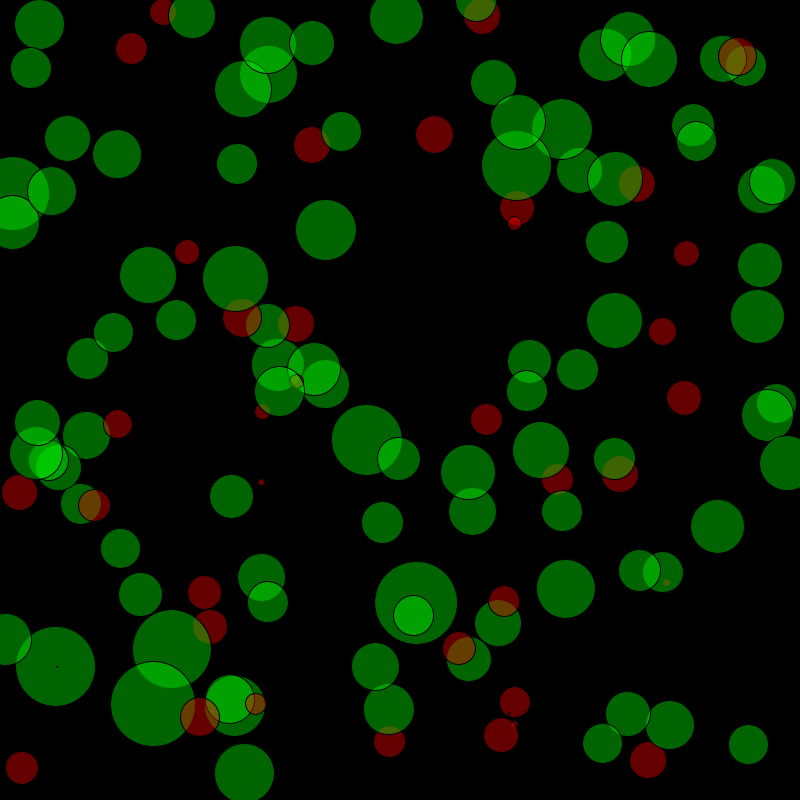
Frame 1 (no input)
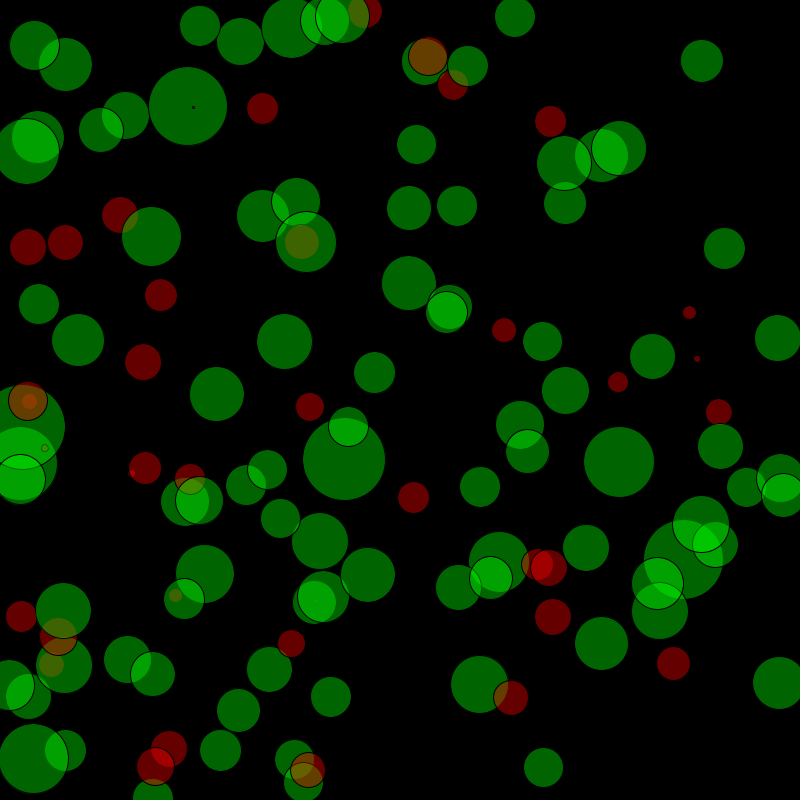
Frame 60 (the mouse pressed at the canvas centre just before this capture)
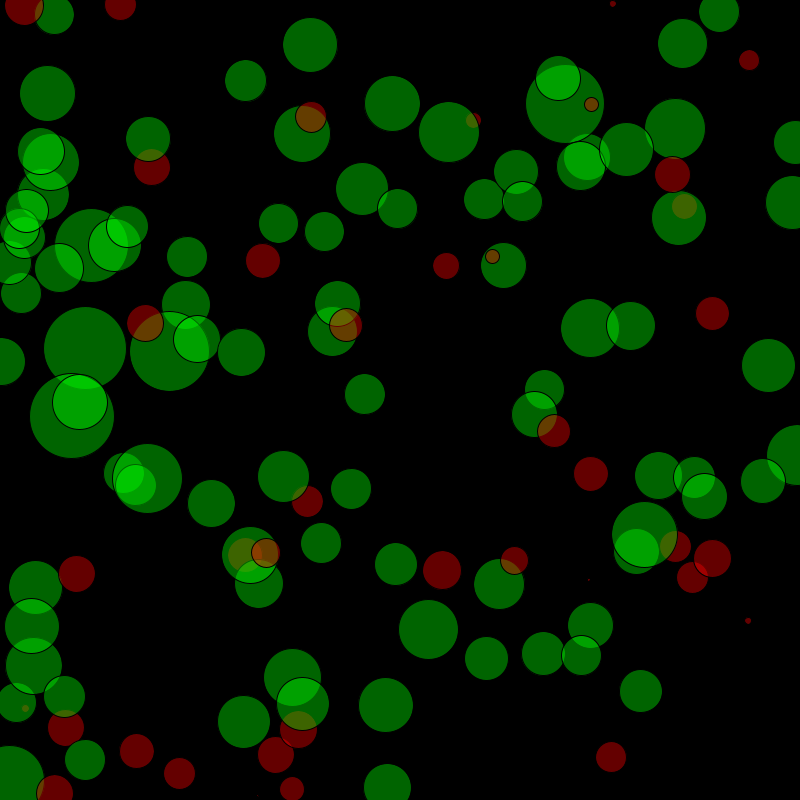
Frame 120 (the mouse held since frame 60 and released just before this capture)

The Processing sketch that drew these frames (run headless with seeded random() and noise(); from frame 60 on, the mouse is pressed at the canvas centre):

// Processing sketch: tut02_06
// ── tut02_06.pde
import java.util.ArrayList;

ArrayList<Integer> data;
int grades[] = {35, 48, 26, 71, 58, 27, 53, 46, 54, 74, 49, 80, 50, 47, 43, 35, 61, 53, 59, 49, 14, 41, 83, 54, 53, 37, 32, 32, 48, 43, 37, 34, 41, 41, 46, 8, 1, 16, 3, 7, 46, 46, 35, 57, 49, 41, 55, 57, 40, 48, 29, 55, 61, 42, 45, 47, 44, 40, 79, 41, 32, 44, 48, 41, 52, 37, 37, 36, 57, 57, 85, 44, 0, 61, 49, 42, 39, 70, 41, 46, 41, 50, 47, 42, 40, 37, 42, 45, 31, 32, 45, 31, 32, 54, 40, 51, 38, 7, 55, 45, 40, 60, 40, 2, 44, 25, 37, 40, 40, 41, 21, 53, 56, 46, 33, 40, 28, 35, 48, 41, 56, 43, 55, 33, 55, 49, 39, 54, 14, 66, 42, 52, 38};

void setup()
{
  size(800, 800);

  // create ArrayList 
  data = new ArrayList<Integer>();

  // iterate through grades array and add values to data arraylist
  for (int i=0; i<grades.length; i++)
    data.add(new Integer(grades[i]));

  //noLoop(); // means draw() is called just once
}

void draw()
{
  background(0, 0, 0);

  for (int i=0; i<data.size(); i++)
  {
    if (data.get(i)<40)
      fill(255, 0, 0, 100);
    else
      fill(0, 255, 0, 100);

    // draw ellipse using current index value in arraylist 
    ellipse(random(width), random(height), data.get(i), data.get(i));
  }
}
